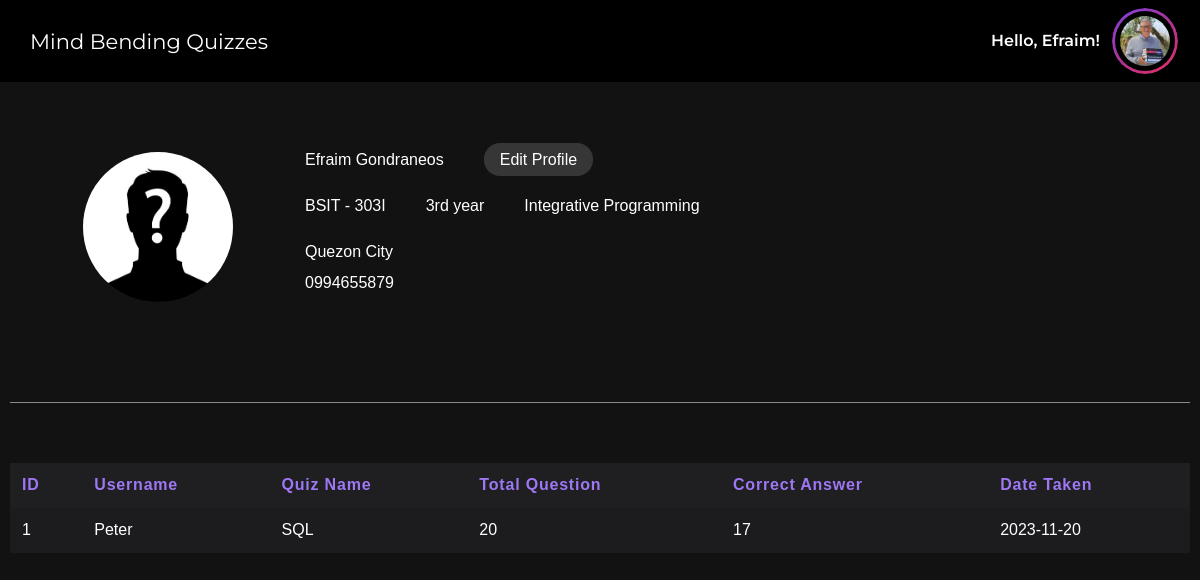
The app's page /components/profiles.php (signed in) with its own data.
### tables this page shows
CREATE TABLE `user` (
  `id` int(11) NOT NULL,
  `firstname` varchar(55) NOT NULL,
  `lastname` varchar(55) NOT NULL,
  `middlename` varchar(55) NOT NULL,
  `course` varchar(55) NOT NULL,
  `yearlevel` varchar(55) NOT NULL,
  `subject` varchar(55) NOT NULL,
  `section` varchar(55) NOT NULL,
  `address` varchar(55) NOT NULL,
  `contactnumber` varchar(55) NOT NULL,
  `username` varchar(55) NOT NULL,
  `password` varchar(255) NOT NULL,
  `user_image` varchar(255) DEFAULT NULL
);

CREATE TABLE `quiz_results` (
  `id` int(5) NOT NULL,
  `username` varchar(55) NOT NULL,
  `quiz_name` varchar(55) NOT NULL,
  `total_question` varchar(55) NOT NULL,
  `correct_answer` varchar(55) NOT NULL,
  `quiz_date` date NOT NULL
);

### components/profiles.php (the view)
<?php
include 'user-header.php';
$res = mysqli_query($con,"select * from user where username = '$username'");
$row=mysqli_fetch_array($res);
$userId = $row['id'];
$userCourse = $row['course'];
$userYearLevel = $row['yearlevel'];
$userSubject = $row['subject'];
$userSection = $row['section'];
$userAddress = $row['address'];
$userContactNumber = $row['contactnumber'];
$userProfilePicture = $row['user_image'];
$profile_path = '';
if(empty($userProfilePicture)) {
    $profile_path = 'images/';
}
?>
<div class="profile-wrapper">
    <div class="profile-container">
        <div class="profile-left">
            <div class="profile-img">
                <img src="../<?php echo $profile_path ?><?php echo (!empty($userProfilePicture) ? $userProfilePicture : 'anonymous.jpg'); ?>" alt="Profile">
            </div>
        </div>
        <div class="profile-right">
            <div class="u-name">
                <p class="pname"><?php echo $firstname . " " . $lastname ?></p>
                <div class="site-btn-container">
                    <a href="edit-profile.php?id=<?php echo $userId ?>" class="site-btn">Edit Profile</a>
                </div>
            </div>
            <div class="profile-info">
                <div class="course"><?php echo $userCourse ?> - <?php echo $userSection ?></div>
                <div class="year-level"><?php echo $userYearLevel ?>rd year</div>
                <div class="subject"><?php echo $userSubject ?></div>
            </div>
            <div class="contact-info">
                <p class="address"><?php echo $userAddress ?></p>
                <p class="contact-number"><?php echo $userContactNumber ?></p>
            </div>
        </div>
    </div>
    <div class="profile-results">
         <table class="table">
      <thead>
        <tr class="t-head">
            <th>ID</th>
            <th>Username</th>
            <th>Quiz Name</th>
            <th>Total Question</th>
            <th>Correct Answer</th>
            <th>Date Taken</th>
        </tr>
      </thead>
      <tbody>
        <?php $res = mysqli_query($con,"select * from quiz_results"); ?>
        <?php while($row=mysqli_fetch_array($res)){?>
          <tr>
            <td><?php echo $row['id'] ?></td>
            <td><?php echo $row["username"] ?></td>
            <td><?php echo $row["quiz_name"] ?></td>
            <td><?php echo $row["total_question"] ?></td>
            <td><?php echo $row["correct_answer"] ?></td>
            <td><?php echo $row["quiz_date"] ?></td>
          </tr>
        <?php }?>
      </tbody>
    </table>
    </div>
</div>
</body>
</html>

### styles.css (style rules this page uses)
body { font-family: Arial, sans-serif; margin: 0; }
html, body, div, span, applet, object, iframe, h1, h2, h3, h4, h5, h6, p, blockquote, pre, a, abbr, acronym, address, big, cite, code, del, dfn, em, img, ins, kbd, q, s, samp, small, strike, strong, sub, sup, tt, var, b, u, i, center, dl, dt, dd, ol, ul, li, fieldset, form, label, legend, table, caption, tbody, tfoot, thead, tr, th, td, article, aside, canvas, details, embed, figure, figcaption, footer, header, hgroup, menu, nav, output, ruby, section, summary, time, mark, audio, video { margin: 0; padding: 0; border: 0; font-size: 100%; font: inherit; vertical-align: baseline; }
body { line-height: 1; }
table { border-collapse: collapse; border-spacing: 0; }
a { text-decoration: none; color: #fff; outline: none; }
*, *::before, *::after { box-sizing: border-box; }
img { display: block; width: 100%; }
:root { --clr-primary: #8b3dff; --clr-secondary: #9e77f3; }
body { font-family: Arial, Helvetica, sans-serif; }
.table { width: 100%; border-collapse: collapse; margin-top: 20px; }
.table th, .table td { padding: 12px; max-width: 250px; text-align: left; vertical-align: middle; line-height: 1.3; }
.table th { background-color: #2c353f; color: #fff; font-weight: bold; color: var(--clr-secondary); letter-spacing: 0.05em; }
.t-head { font-size: 16px; }
.table tbody tr:nth-child(odd) { background-color: #222830; }
.profiles .table tbody tr:nth-child(odd) { background-color: #1c1b1e; }
.edit-profile, .profiles { background: #121212; }
.profile-img img { width: 150px; height: 150px; border-radius: 50%; object-fit: cover; }
.profile-wrapper { margin-top: 152px; }
.profile-container { display: grid; grid-template-columns: 25% 75%; max-width: 1180px; margin: 0 auto; padding-bottom: 100px; border-bottom: 1px solid rgb(255 255 255 / 0.5); }
.profile-left { display: flex; justify-content: center; }
.profile-right { color: #fff; }
.u-name { display: flex; align-items: center; gap: 40px; margin-bottom: 30px; }
.profile-info { display: flex; align-items: center; gap: 40px; margin-bottom: 30px; }
.address { margin-bottom: 15px; }
.profile-right .site-btn { padding: 8px 16px; background: #363636; border-radius: 16px; transition: ease 0.3s; }
.profile-results { max-width: 1180px; margin: 60px auto; }
.profiles .table { color: #fff; }
.profiles .table th { background: #1f1e21; }
html { scroll-behavior: smooth; }

### records on screen
user: course "BSIT", section "303I", yearlevel "3", subject "Integrative Programming", address "Quezon City", contactnumber "0994655879"
quiz_results: id "1", username "Peter", quiz_name "SQL", total_question "20", correct_answer "17", quiz_date "2023-11-20"

### other values on screen
$firstname "Efraim"
$lastname "Gondraneos"
